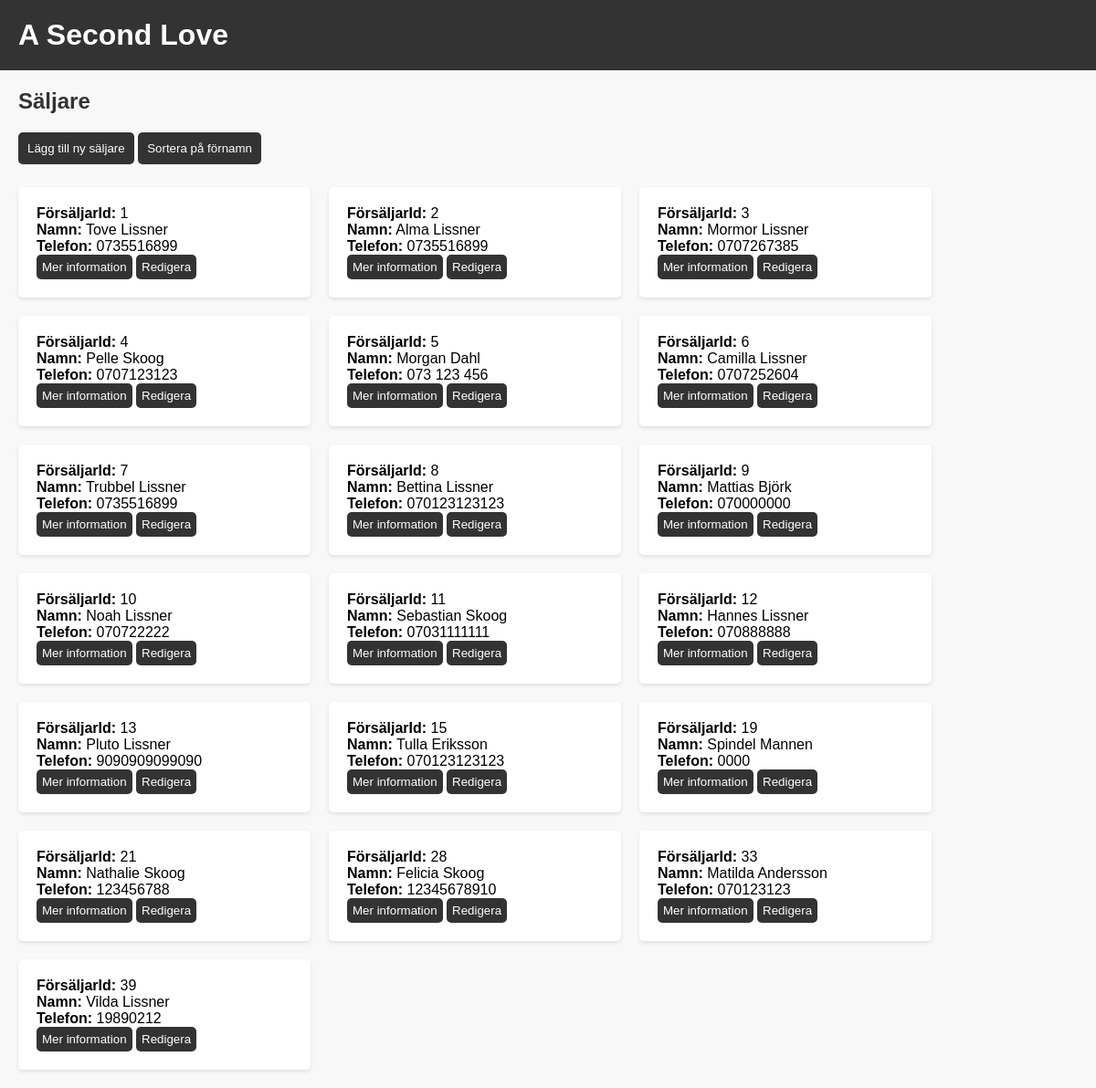
Page /views/sellers.php on the committed database.
### tables this page shows
CREATE TABLE `sellers` (
  `id` int(11) NOT NULL,
  `firstname` varchar(255) NOT NULL,
  `lastname` varchar(255) NOT NULL,
  `phone` varchar(255) NOT NULL
);

### models/Seller.php (called while the page is built, shortened)
<?php
class Seller {
    private $id;
    private $firstname;
    private $lastname;
    private $phone;
    public function __construct(?int $id, string $firstname, string $lastname, string $phone){
        $this->id=$id;
        $this->firstname=$firstname;
        $this->lastname=$lastname;
        $this->phone=$phone;
    }
    public function getSellerId(): int {
        return $this->id;
    }
    public function getFirstname():string{
        return $this->firstname;
    }
    public function getLastname():string{
        return $this->lastname;
    }
    public function getPhoneNumber():string{
        return $this->phone;
    }
    public function setId(int $id): void {
        $this->id = $id;
    }
        public static function getAllSellers() {
            require '../database/connection.php';
            try {
                $sql = "SELECT * FROM sellers";
                $statement = $pdo->prepare($sql);
                $statement->execute();
                $sellersData = $statement->fetchAll(PDO::FETCH_ASSOC);
                $sellers = [];
                foreach ($sellersData as $sellerData) {
                    $seller = new Seller($sellerData['id'], $sellerData['firstname'], $sellerData['lastname'], $sellerData['phone']);
                    $seller->setId($sellerData['id']);
                    $sellers[] = $seller;
                }
                return $sellers;
            } catch (PDOException $e) {
                echo "Fel vid hämtning av säljare: " . $e->getMessage();
            }
            return null;
        }
}

### views/sellers.php (the view)
<?php
require '../database/connection.php';
include '../partials/header.php';
include '../models/Seller.php';
?>
<h2>Säljare</h2>
<button class="container largeButton"><a href="createSeller.php">Lägg till ny säljare</a></button>
<button class="largeButton"><a href="sellers.php?sort=alphabetical">Sortera på förnamn</a></button>
<?php
$sellers = Seller::getAllSellers();
?>
<?php
$sellers = null;
if (isset($_GET['sort']) && $_GET['sort'] === 'alphabetical') {
    $sellers = Seller::getAllSellersAlphabetical();
} else {
    $sellers = Seller::getAllSellers();
}
?>
<ul class="ulContainerLarge">
    <?php foreach ($sellers as $seller) { ?>
        <li class="liContainerSeller">
            <strong>FörsäljarId:</strong> <?php echo $seller->getSellerId(); ?><br>
            <strong>Namn:</strong> <?php echo $seller->getFirstname() . ' ' . $seller->getLastname(); ?><br>
            <strong>Telefon:</strong> <?php echo $seller->getPhoneNumber(); ?><br>
            <button class="smallButton"><a href="sellerDetails.php?id=<?php echo $seller->getSellerId(); ?>">Mer information</a></button>
            <button class="smallButton"><a href="editSeller.php?id=<?php echo $seller->getSellerId(); ?>">Redigera</a></button>
        </li>
    <?php } ?>
</ul>
<?php include '../partials/footer.php'; ?>

### partials/header.php (shortened to what this page needs)
<!DOCTYPE html>
<html lang="en">
<head>
    <link rel="stylesheet" href="../partials/header.css">
</head>
<body>
<header>
<a href="http://localhost/slutprojekt/index.php"><h1>A Second Love</h1></a>
</header>

### partials/header.css (style rules this page uses)
body { background-color: #f8f8f8; margin: 0; padding: 0; font-family: Arial, sans-serif; }
header { background-color: #333333; padding: 20px; color: #ffffff; }
header h1 { font-size: 32px; margin: 0; }
header a { color: #ffffff; text-decoration: none; }
h2 { margin-left: 20px; color: #333333; }
a { color: black; text-decoration: none; }
ul { list-style: none; padding: 0; margin: 0; }
li { margin: 0; padding: 0; }
.container { margin-left: 20px; }
.ulContainerLarge { display: flex; flex-direction: row; flex-wrap: wrap; gap: 20px; margin-left: 20px; margin-top: 15px; padding-bottom: 20px; }
.liContainerSeller { background-color: #ffffff; width: 280px; padding: 20px; padding-bottom: 10px; border-radius: 5px; box-shadow: 0 2px 4px rgba(0, 0, 0, 0.1); }
input[type="text"], button { padding: 10px; border: none; border-radius: 5px; margin-bottom: 10px; }
button { background-color: #ff3399; color: #ffffff; cursor: pointer; }
button a { color: #ffffff; }
.smallButton { padding: 6px; background-color: #333333; }
.largeButton { background-color: #333333; color: #ffffff; }

### rows in the picture
sellers: id "1", firstname "Tove", lastname "Lissner", phone "0735516899"
sellers: id "2", firstname "Alma", lastname "Lissner", phone "0735516899"
sellers: id "3", firstname "Mormor", lastname "Lissner", phone "0707267385"
sellers: id "4", firstname "Pelle", lastname "Skoog", phone "0707123123"
sellers: id "5", firstname "Morgan", lastname "Dahl", phone "073 123 456"
sellers: id "6", firstname "Camilla", lastname "Lissner", phone "0707252604"
sellers: id "7", firstname "Trubbel", lastname "Lissner", phone "0735516899"
sellers: id "8", firstname "Bettina", lastname "Lissner", phone "070123123123"
sellers: id "9", firstname "Mattias", lastname "Björk", phone "070000000"
sellers: id "10", firstname "Noah", lastname "Lissner", phone "070722222"
sellers: id "11", firstname "Sebastian", lastname "Skoog", phone "07031111111"
sellers: id "12", firstname "Hannes", lastname "Lissner", phone "070888888"
sellers: id "13", firstname "Pluto", lastname "Lissner", phone "9090909099090"
sellers: id "15", firstname "Tulla", lastname "Eriksson", phone "070123123123"
sellers: id "19", firstname "Spindel", lastname "Mannen", phone "0000"
sellers: id "21", firstname "Nathalie", lastname "Skoog", phone "123456788"
sellers: id "28", firstname "Felicia", lastname "Skoog", phone "12345678910"
sellers: id "33", firstname "Matilda", lastname "Andersson", phone "070123123"
sellers: id "39", firstname "Vilda", lastname "Lissner", phone "19890212"
